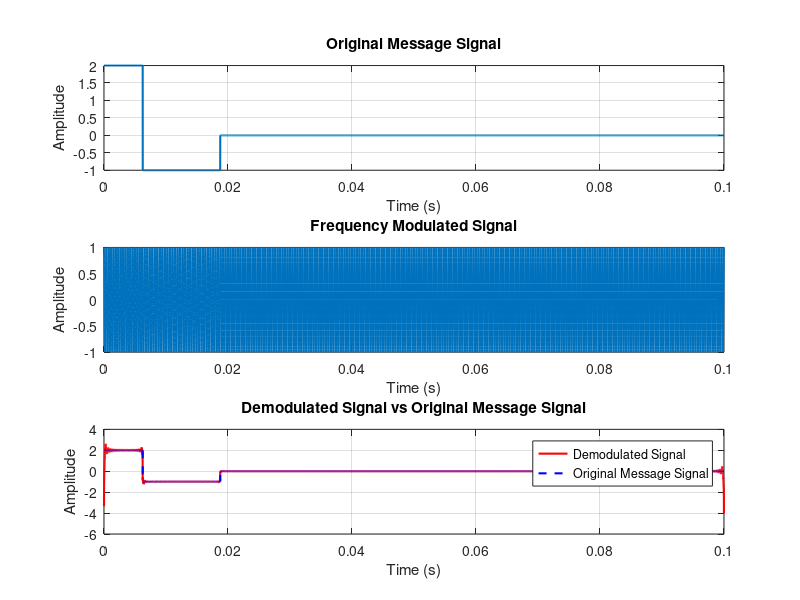
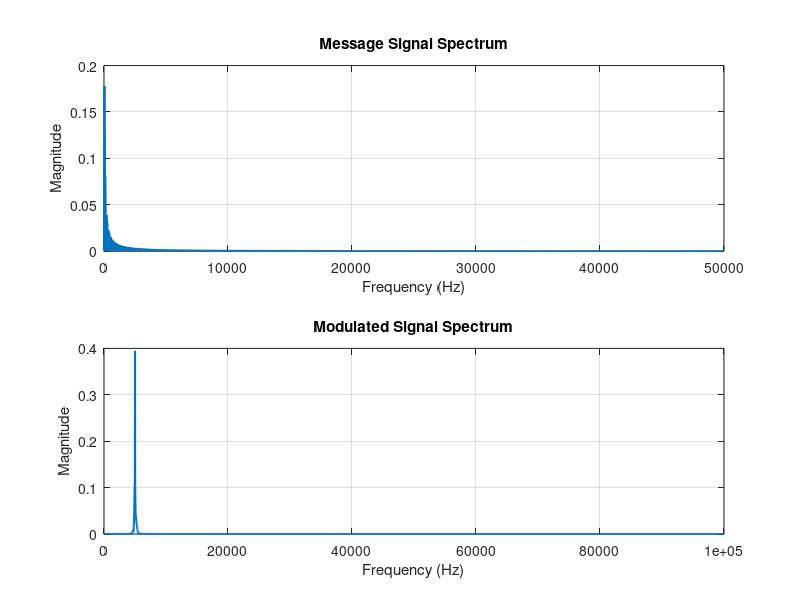

MATLAB code to generate these figures, in order:
% Frequency Modulation (FM) Simulation
% Parameters
fc = 2.5e3;     % Carrier frequency (2.5 kHz)
kf = 50;        % Frequency deviation constant
t0 = 0.025;     % Time parameter
bw = 120;       % Bandwidth of message signal main lobe (120 Hz)

% Time vector
dt = 1e-5;
t = 0:dt:0.1;   % Time vector with fine resolution

% Message signal definition
m = zeros(size(t));
m(t >= 0 & t < t0/4) = 2;
m(t >= t0/4 & t < 3*t0/4) = -1;

% Carrier signal
carrier_freq = fc;

% Frequency Modulated Signal
phase_integral = 2*pi*carrier_freq*t + 2*pi*kf*cumsum(m)*dt;
fm_signal = cos(phase_integral);

% Calculate Signal Power
signal_power = mean(fm_signal.^2);

% Generate AWGN with two different noise power levels
noise_power1 = signal_power / 10;   % 1/10 of signal power
noise_power2 = signal_power / 50;   % 1/50 of signal power

% Create noisy FM signals
noise1 = sqrt(noise_power1) * randn(size(fm_signal));
noise2 = sqrt(noise_power2) * randn(size(fm_signal));

noisy_fm_signal1 = fm_signal + noise1;
noisy_fm_signal2 = fm_signal + noise2;

% Demodulation Function
function demod_signal = fm_demodulate(signal, fc, kf, dt)
    phase_derivative = diff(unwrap(angle(hilbert(signal))))/dt;
    demod_signal = (phase_derivative - 2*pi*fc) / (2*pi*kf);
end

% Demodulate signals
demod_signal = fm_demodulate(fm_signal, fc, kf, dt);

% Spectrum Analysis
N = length(t);
message_freq = linspace(0, 1/dt, N);
message_spectrum = abs(fft(m)/N);
message_spectrum = message_spectrum(1:N/2);
message_freq = message_freq(1:N/2);

modulated_spectrum = abs(fft(fm_signal)/N);
modulated_spectrum = modulated_spectrum(1:N/2);
modulated_freq = linspace(0, 1/dt, N/2);

% =========================
% Plotting for Assignments
% =========================

% 1. Plot the Frequency Modulated Signal
figure('Position', [100, 100, 800, 600]);

% Original Message Signal
subplot(3, 1, 1);
plot(t, m, 'LineWidth', 1.5);
title('Original Message Signal');
xlabel('Time (s)');
ylabel('Amplitude');
grid on;

% Frequency Modulated Signal
subplot(3, 1, 2);
plot(t, fm_signal, 'LineWidth', 1.5);
title('Frequency Modulated Signal');
xlabel('Time (s)');
ylabel('Amplitude');
grid on;

% Demodulated Signal vs Original Signal
subplot(3, 1, 3);
plot(t(1:length(demod_signal)), demod_signal, 'r', 'LineWidth', 1.5); hold on;
plot(t, m, 'b--', 'LineWidth', 1.5); % Overlay original message signal for comparison
title('Demodulated Signal vs Original Message Signal');
xlabel('Time (s)');
ylabel('Amplitude');
legend('Demodulated Signal', 'Original Message Signal');
grid on;

% 2. Plot the Spectra of the Message and the Modulated Signals
figure('Position', [100, 100, 800, 600]);

% Message Signal Spectrum
subplot(2, 1, 1);
plot(message_freq, message_spectrum, 'LineWidth', 1.5);
title('Message Signal Spectrum');
xlabel('Frequency (Hz)');
ylabel('Magnitude');
grid on;

% Modulated Signal Spectrum
subplot(2, 1, 2);
plot(modulated_freq, modulated_spectrum, 'LineWidth', 1.5);
title('Modulated Signal Spectrum');
xlabel('Frequency (Hz)');
ylabel('Magnitude');
grid on;
